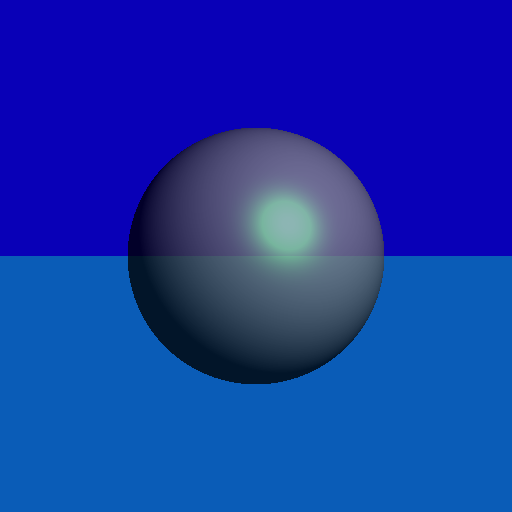
Frame 1 (no input)
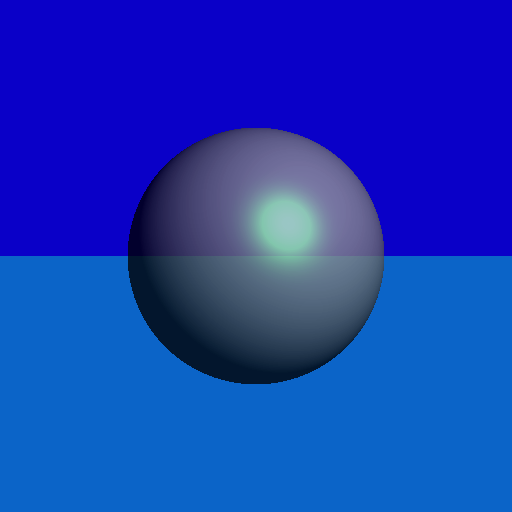
Frame 60 (the mouse pressed at the canvas centre just before this capture)
Frame 120 (the mouse held since frame 60 and released just before this capture): identical to frame 60, image omitted

The Processing sketch that drew these frames (run headless with seeded random() and noise(); from frame 60 on, the mouse is pressed at the canvas centre):

// Processing sketch: test_plane
// ── test_plane.pde
PVector eyePos;
Shape shape;

LightSource lightSource;
FColor ambientInt;

FColor kAmb;
FColor kDif;
FColor kSpe;
FColor ambInt;
float shine;

void setup()
{
  size(512, 512);
  background(color(0, 0, 0));
}

void draw()
{
  eyePos = new PVector(0, 0, -5);

  Sphere sph = new  Sphere(new PVector(0, 0, 5), 1);
  Plane pln = new Plane(new PVector(0, 1, 0), new PVector(0, -1, 0));
  shape = pln;

  PointLightSource pls = new PointLightSource(new PVector(-5, 5, -5), new FColor(1, 1, 1));
  lightSource = pls;

  ambInt = new FColor(0.1, 0.1, 0.1);
  kAmb =  new FColor(0.01, 0.01, 0.01);
  kDif =  new FColor(0.6, 0.6, 0.6);
  kSpe =  new FColor(0.2, 0.8, 0.1);
  shine = 8;

  PVector pw = new PVector();
  pw.z = 0;

  for (int y = 0; y <height; ++ y)
  {
    pw.y = map(y, 0, height - 1, 1, -1);
    for (int x = 0; x <width; ++x)
    {
      pw.x = map(x, 0, width - 1, 1, -1);

      stroke(color(200, 130, 220));

      PVector eyeDir = PVector.sub(pw, eyePos);
      Ray eyeRay = new Ray(eyePos, eyeDir);

      IntersectionPoint intP = pln.testIntersection(eyeRay);
      if (intP != null)
      {
        stroke(11, 100, 200);
        point(x, y);
      } else
      {
        stroke(10, 0, 200);
        point(x, y);
      }

      IntersectionPoint res = sph.testIntersection(eyeRay);
      if (res != null)
      {
        FColor col = new FColor(0, 0, 0);
        Lighting ltg = pls.lightingAt(res.position);
        float nlDot = constrain(res.normal.dot(ltg.direction), 0, 1);
        col.add(new FColor (255*constrain(kDif.red*nlDot, 0, 1), 255*constrain(kDif.green*nlDot, 0, 1), 255*constrain(kDif.blue*nlDot, 0, 1)));
        if (nlDot > 0)
        {
          PVector refDir = PVector.sub(PVector.mult(res.normal, 2*nlDot), ltg.direction);
          PVector invEyeDir = PVector.mult(eyeDir, -1);
          invEyeDir.normalize();
          float vrDot = constrain(refDir.dot(invEyeDir), 0, 1);
          col.add(new FColor (255*constrain(pow(vrDot, shine)*kSpe.red, 0, 1), 255*constrain(pow(vrDot, shine)*kSpe.green, 0, 1), 255*constrain(pow(vrDot, shine)*kSpe.red, 0, 1)));
        }
        stroke(col.red, col.green, col.blue);
      }
      point(x, y);
    }
  }
}















//PVector eyePos;
//Shape shape;

//LightSource lightSource;
//FColor ambientIntensity;

//FColor kAmb;
//FColor kDif;
//FColor kSpe;
//float shininess;

//void setup()
//{
//  size(512, 512);
//  background(color(0, 0, 0));

//  noSmooth();
//  noLoop();
//}

//void draw()
//{
//  eyePos = new PVector(0, 0, -5);

//  Sphere sph = new Sphere();
//  sph.center.set(0, 0, 5);
//  sph.radius = 1;
//  shape = sph;

//  PointLightSource pls = new PointLightSource();
//  pls.position.set(0, 0, 5);
//  pls.intensity.set(1.00, 1.00, 1.00);
//  lightSource = pls;

//  ambientIntensity = new FColor(0.10, 0.10, 0.10);

//  kAmb = new FColor(0.01, 0.01, 0.01);
//  //kAmb = new FColor(1000, 1001, 1001);
//  kDif = new FColor(0.69, 0.00, 0.00);
//  kSpe = new FColor(0.30, 0.30, 0.30);
//  shininess = 8;

//  PVector pw = new PVector();
//  pw.z = 0;
//  //Sphere sph = new Sphere(new PVector(0,0,5), 1);

//  for (int y = 0; y < height; ++y)
//  {
//    pw.y = map(y, 0, height - 1, 1, -1);
//    for (int x = 0; x <width; ++x)
//    {
//      pw.x = map(x, 0, width -1, 1, -1);

//      PVector eyeDir = PVector.sub(pw, eyePos);
//      Ray eyeRay = new Ray(eyePos, eyeDir);

//      stroke(color(100, 10, 237));

//      IntersectionPoint res = sph.testIntersection(eyeRay);
//      if (res != null)
//      {
//        FColor col = new FColor(0, 0, 0);
//        //ambientIntensity.mult(kAmb);
//        //col.add(ambientIntensity);

//        Lighting ltg  = pls.lightingAt(res.position);
//        ltg.direction = PVector.sub(pls.position, res.position); 
//        ltg.direction.normalize();
//        res.normal = PVector.sub(res.position, sph.center);
//        res.normal.normalize();
//        float nlDot = constrain((res.normal).dot(ltg.direction), 0, 1);
//        print(res.normal);

//        if (nlDot != 0)
//          print("got \n");

//        //kDif.red *= nlDot;
//        //kDif.blue *= nlDot;
//        //kDif.green *= nlDot;
//        kDif.red *= 1000;
//        kDif.blue *= 1000;
//        kDif.green *= 1000;
//        col.add(kDif);

//        //if(nlDot > 0)
//        //{
//        //  PVector refDir = PVector.sub(PVector.mult(res.normal, 2*nlDot), ltg.direction);
//        //  PVector invEyeDir = PVector.mult(eyeDir, -1);
//        //  invEyeDir.normalize();

//        //  float vrDot = constrain(refDir.dot(invEyeDir),0,1);
//        //  FColor imp = new FColor(100000,100000,100000);
//        //  col.add(imp);
//        //}
//        stroke(color(col.red, col.green, col.blue));
//      }
//      point(x, y);
//    }
//  }
//}

// ── GeometryUtils.pde

class FColor
{
  public float red, green, blue;
  public FColor(){ this(0,0,0); }
  public FColor(float v){ this(v,v,v); }
  public FColor(float r, float g, float b)
  {
    red = r; green = g; blue = b;
  } 
  public color toColor()
  {
      return toColor(1.0);
  }
  public color toColor(float k)
  {
    return toColor(k,k,k);
  }
  public color toColor(float kr, float kg, float kb)
  {
    int r = (int)(255 * constrain(red,   0, kr));
    int g = (int)(255 * constrain(green, 0, kg));
    int b = (int)(255 * constrain(blue,  0, kb));
    return color(r, g, b);
  }
  public FColor copy()
  {
    return new FColor(red, green, blue);
  }
  /** 
   * @deprecated FColor#get() is deprected.
   * @see FColor#copy() 
   */
  public FColor get()
  {
    return copy();
  }
  public void set(float r, float g, float b)
  {
    red = r;
    green = g;
    blue = b;
  }  
  public void add(FColor fc)
  {
    red += fc.red;
    green += fc.green;
    blue += fc.blue;
  }
  public void mult(FColor fc)
  {
    red *= fc.red;
    green *= fc.green;
    blue *= fc.blue;    
  }
  public String toString()
  {
    return "[ " + red + ", " + green + ", " + blue + " ]";
  }
}
FColor colorPi(FColor ... params)
{
  FColor res = new FColor(1,1,1);
  for(FColor fc : params)
    res.mult(fc);
  return res;
}

class Ray
{
  public PVector start, direction;
  public Ray(){ this(new PVector(), new PVector()); }
  public Ray(PVector s, PVector d)
  {
    start = s.copy();
    direction = d.copy();
  }
  public PVector getPoint(float t)
  {
    return vectorSigma(start, t, direction);
  }
}
class IntersectionPoint 
{
  public float distance;
  public PVector position;
  public PVector normal; 
}

abstract class Shape
{
  public abstract IntersectionPoint testIntersection(Ray ray);
}

class Lighting
{
  public float distance; 
  public FColor intensity;
  public PVector direction;
}

abstract class LightSource
{
  public abstract Lighting lightingAt(PVector pos);  
}

/////////////////////////////////////////////////////////////////////

class Sphere extends Shape 
{
  public PVector center;
  public float radius;
  
  public Sphere(){ this(new PVector(), 1); }
  public Sphere(PVector c, float r)
  {
    center = c.copy();
    radius = r;
  }
  
  public IntersectionPoint testIntersection(Ray ray)
  {
    PVector tmp = PVector.sub(ray.start, center);
    
    float A = ray.direction.magSq();
    float B = 2*ray.direction.dot(tmp);
    float C = tmp.magSq() - pow(radius, 2);
    
    float D = pow(B, 2)- 4*A*C;
    
    float t = -1;
    if(D == 0)
      t = -B/(2*A);
     else if(D>0)
     {
       float t1 = (-B - sqrt(D))/(2*A);
       float t2 = (-B + sqrt(D))/(2*A);
       
       t = t1 > 0 && t2 > 0 ? min(t1,t2):max(t1,t2);
     }
     if(t>0)
     {
       IntersectionPoint res = new IntersectionPoint();
       PVector len = PVector.mult(ray.direction, t);
       res.distance = len.mag();
       res.position = PVector.add(ray.start, len);
       res.normal = PVector.sub(res.position, center);
       res.normal.normalize();
       return res;
     }
     else
      return null;
  }
}

class Plane extends Shape
{
  public PVector normal;
  public PVector position;
  
  public Plane(){ this(new PVector(0,1,0), new PVector(0,0,0)); }
  public Plane(PVector n, PVector p)
  {
    normal = n.copy();
    normal.normalize();
    position = p.copy();
  }
  public IntersectionPoint testIntersection(Ray ray)
  {
    float dn_dot = ray.direction.dot(normal);
    if ( dn_dot != 0 )
    {
      float t = (position.dot(normal) - ray.start.dot(normal)) / dn_dot;
      if ( t > 0 )
      {
        IntersectionPoint res = new IntersectionPoint();
        res.distance = t * ray.direction.mag();
        res.position = ray.getPoint(t);
        res.normal = normal.copy();
        return res;
      }//if
    }//if
    return null;    
  }
}


class PointLightSource extends LightSource
{
  public PVector position;
  public FColor intensity;
  
  public PointLightSource(){ this(new PVector(0,0,0), new FColor(1,1,1)); }
  public PointLightSource(PVector pos, FColor fc)
  {
    position = pos.copy();
    intensity = fc.copy();   
  }
  
  public Lighting lightingAt(PVector pos)
  {  
    Lighting res = new Lighting();
    res.direction = PVector.sub(position, pos);
    res.distance = res.direction.mag();
    res.direction.normalize();
    res.intensity = intensity.copy();
    return res;
  }
}

class DirectionalLightSource extends LightSource
{
  public PVector direction;
  public FColor intensity;

  public DirectionalLightSource(){ this(new PVector(0,-1,0), new FColor(1,1,1)); }
  public DirectionalLightSource(PVector dir, FColor fc)
  {
    direction = dir.copy();
    direction.normalize();
    intensity = fc.copy();      
  }  
  public Lighting lightingAt(PVector pos)
  {
    Lighting res = new Lighting();
    res.direction = PVector.mult(direction, -1);
    res.intensity = intensity.copy();
    res.distance = Float.MAX_VALUE;
    return res;
  }  
}

PVector vectorSigma(Object ... params)
{
  PVector result = new PVector(0,0,0);
  for(int i = 0; i < params.length;)
  {
    if ( params[i] instanceof Number )
    {
      if ( i+1 > params.length-1 || !(params[i+1] instanceof PVector) )
        throw new IllegalArgumentException();
       
      float k = ((Number)params[i]).floatValue();
      PVector v = (PVector)params[i+1];
       
      result.add(PVector.mult(v, k));
      i += 2;
    }
    else if ( params[i] instanceof PVector )
    {
      PVector v = (PVector)params[i];
      result.add(v);
      ++i;
    }
  }//for
  return result;
}
